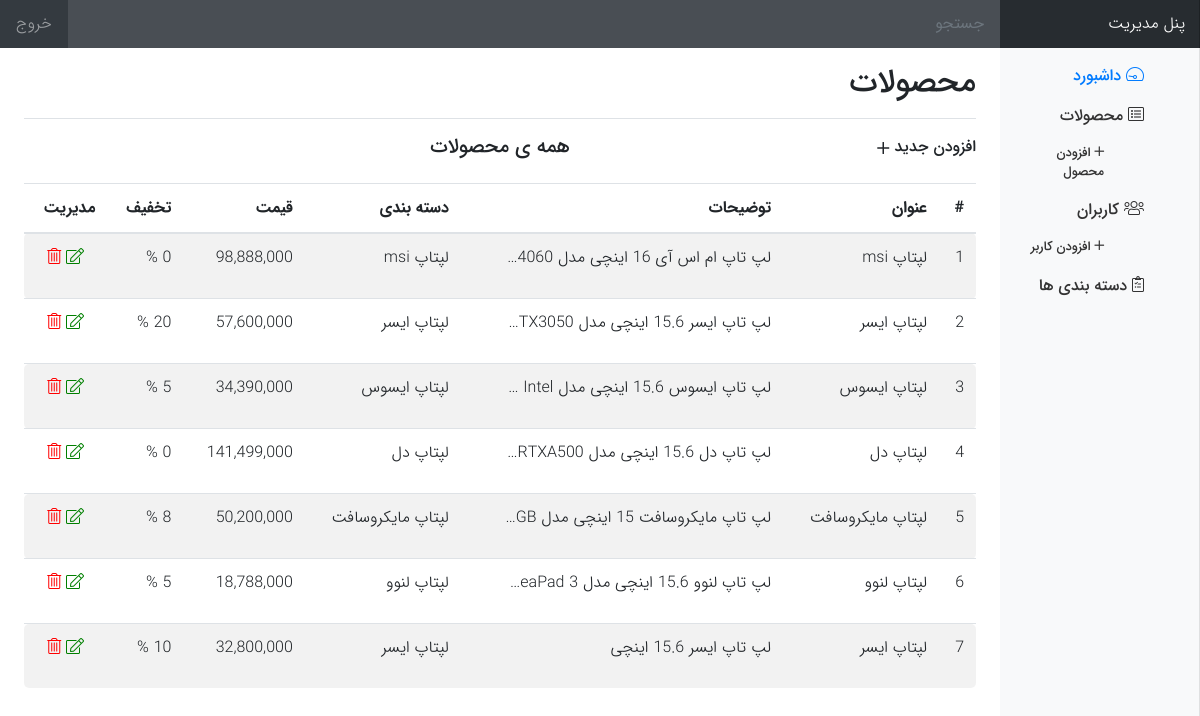
/admin/products.php, run on the app's committed database.
### tables this page shows
CREATE TABLE `products` (
  `product_id` int(10) UNSIGNED NOT NULL,
  `category_id` int(10) UNSIGNED DEFAULT NULL,
  `title` varchar(50) DEFAULT NULL,
  `description` varchar(500) DEFAULT NULL,
  `price` int(11) DEFAULT NULL,
  `discount` int(11) DEFAULT NULL,
  `creationTime` timestamp NULL DEFAULT NULL,
  `pic` varchar(200) DEFAULT NULL
);

CREATE TABLE `category` (
  `category_id` int(10) UNSIGNED NOT NULL,
  `name` varchar(50) NOT NULL
);

### admin/products.php (the view, shortened to what this page needs)
<?php
require_once ("header.php");
?>
	<div class="container-fluid">
		<div class="row">
			<main role="main" class="col-md-9 mr-sm-auto col-lg-10 pt-3 px-4">
				<div class="d-flex justify-content-between flex-wrap flex-md-nowrap align-items-center pb-2 mb-3 border-bottom">
					<h1 class="h2">محصولات</h1>
				</div>
				<div class="row">
					<div class="col-4">
						<h6 class="mb-4 d-inline-block">افزودن جدید </h6>
						<a href="insert-product.php">
							<i class="fal fa-plus align-middle"></i>
						</a>
					</div>
					<div class="col-4">
						<h5 class="mb-4 text-center">همه ی محصولات</h5>
					</div>
				</div>
				<div class="table-responsive">
					<table class="table table-striped ">
						<thead>
						<tr>
							<th>#</th>
							<th>عنوان</th>
							<th>توضیحات</th>
							<th>دسته بندی</th>
							<th>قیمت</th>
							<th>تخفیف</th>
							<th>مدیریت</th>
						</tr>
						</thead>
						<tbody>
						<?php
						$q = "SELECT * FROM products ORDER BY product_id DESC";
						$data = mysqli_query($conn,$q);
						$cnt = 0;
						while($row = mysqli_fetch_assoc($data)){
							$cnt ++;
						?>
						<tr>
							<td><?php  echo $cnt ?></td>
							<td><?php  echo $row['title'] ?></td>
							<td><p class="ellipse-text"><?php  echo $row['description'] ?></p></td>
							<td>
								<?php
								$q2 = "SELECT * FROM category WHERE category_id=".$row['category_id'];
								$res = mysqli_query($conn,$q2);
								$r = mysqli_fetch_assoc($res);
								echo $r['name'];
								?>
							</td>
							<td><?php  echo number_format($row['price']) ?></td>
							<td><?php  echo $row['discount'] ?> %</td>
							<td>
								<div class="text-center">
									<a href="insert-product.php?p_id_edit=<?php  echo $row['product_id'] ?>" style="color: green"><i class="fal fa-edit"></i></a>
									<a href="?p_id_delete=<?php  echo $row['product_id'] ?>" style="color: red"><i class="fal fa-trash-alt"></i></a>
								</div>
							</td>
						</tr>
						<?php } ?>
						</tbody>
					</table>
				</div>
			</main>
		</div>
	</div>
<?php
require_once ("footer.php");
?>

### assets/css/style.css (style rules this page uses)
body { font-family: IRANSans !important; font-weight: 300; direction: rtl; margin: 0; }
h1, h2, h3, h4, h5, h6,input, textarea { font-family: IRANSans !important; }
h1 { font-weight: bold; }
a { text-decoration: none !important; }
.text-center { text-align: center; }
.border-bottom { border-bottom: 1px solid #e5e5e5; }
.ellipse-text { white-space: nowrap; width: 268px; overflow: hidden; text-overflow: ellipsis; }
a { color: inherit; }

### data on the page
products: title "لپتاپ msi", category.name "لپتاپ msi", price "98,888,000"
products: title "لپتاپ ایسر", category.name "لپتاپ ایسر", price "57,600,000"
products: title "لپتاپ ایسوس", category.name "لپتاپ ایسوس", price "34,390,000"
products: title "لپتاپ دل", category.name "لپتاپ دل", price "141,499,000"
products: title "لپتاپ مایکروسافت", category.name "لپتاپ مایکروسافت", price "50,200,000"
products: title "لپتاپ لنوو", category.name "لپتاپ لنوو", price "18,788,000"
products: title "لپتاپ ایسر", description "لپ تاپ ایسر 15.6 اینچی", category.name "لپتاپ ایسر", price "32,800,000"
